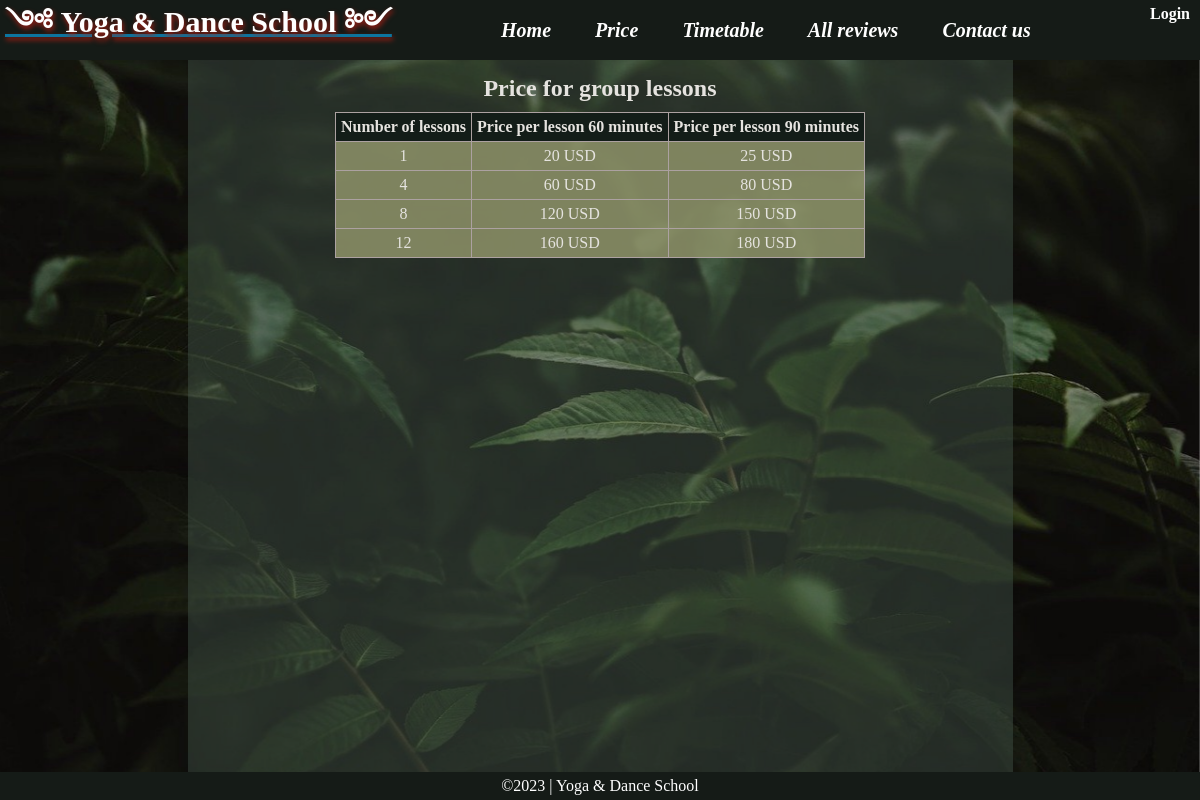
Screenshot of /price with the database file from the repository.
### main/models.py (models this page shows)
class Price(models.Model):
    number_of_classes = models.IntegerField()
    price_60_min = models.CharField(max_length=10)
    price_90_min = models.CharField(max_length=10)

### main/views.py (the view)
# urls.py: path('price', main_views.price, name ="price"),
def price(request):
    price_list = Price.objects.all()
    return render(request, 'price.html', {'price_list' : price_list})

### main/templates/price.html
{% extends 'base.html' %}
{% block content %}
    <h2 class="headline">Price for group lessons</h2>
        <table class="table">
            <tr>
                <th>Number of lessons</th>
                <th>Price per lesson 60 minutes</th>
                <th>Price per lesson 90 minutes</th>
            </tr>
            {% for price in price_list %}
            <tr>
                <td>{{ price.number_of_classes }}</td>
                <td>{{ price.price_60_min }}</td>
                <td>{{ price.price_90_min }}</td>
            </tr>
            {% endfor %}
        </table>
{% endblock %}

### main/static/main/css/style.css (style rules this page uses)
body { margin: 0; padding: 0; }
.headline { text-align: center; margin:0; }
.table, tr, th, td { border: 1px solid black; border-collapse: collapse; padding: 5px; margin: auto; margin-top: 10px; background: rgba(140, 144, 103, 0.486); }
.table td:first-child { text-align: center; }
.table th { background-color: rgb(19, 29, 24); }
.timetable, tr, th, td { border: 1px solid rgb(172, 161, 161); border-collapse: collapse; padding: 5px; margin: auto; margin-top: 10px; background: rgba(140, 144, 103, 0.486); }
.timetable th, td:not(:first-child) { text-align: center; }

### rows the page displays
Price: number_of_classes "1", price_60_min "20 USD", price_90_min "25 USD"
Price: number_of_classes "4", price_60_min "60 USD", price_90_min "80 USD"
Price: number_of_classes "8", price_60_min "120 USD", price_90_min "150 USD"
Price: number_of_classes "12", price_60_min "160 USD", price_90_min "180 USD"
